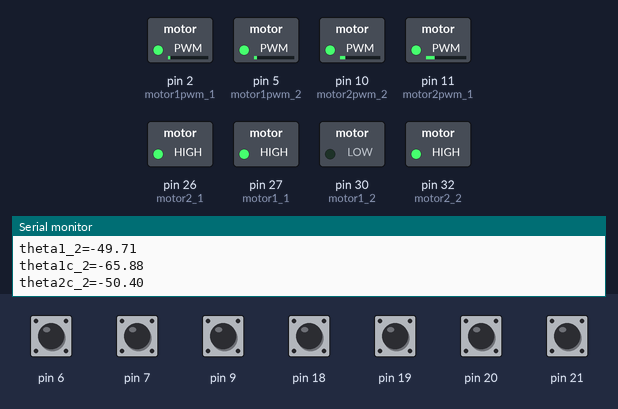
This sketch was run on a simulated Arduino Mega 2560, built with avr-gcc and run on an emulated ATmega2560. On the bench: switched loads named in the sketch (green lamp = pin HIGH), the last lines printed to the serial monitor. The inputs (shaded band) are chosen by the test bench; at power-on: pin 6, pin 7, pin 9, pin 18–21 HIGH.

Above: at 1.2 s.
1.3 s: pin 20 pulled LOW for 0.15 s
At 1.31 s:
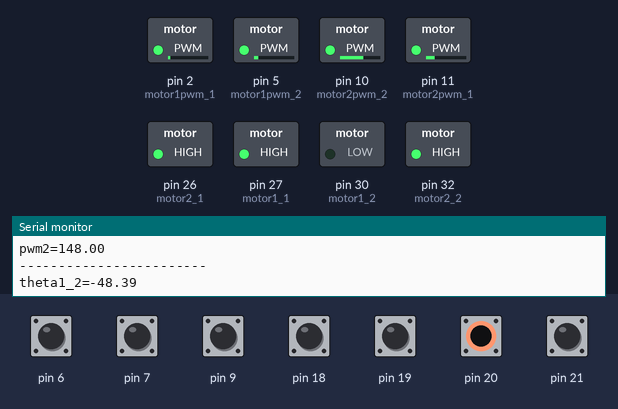
At 3.91 s:
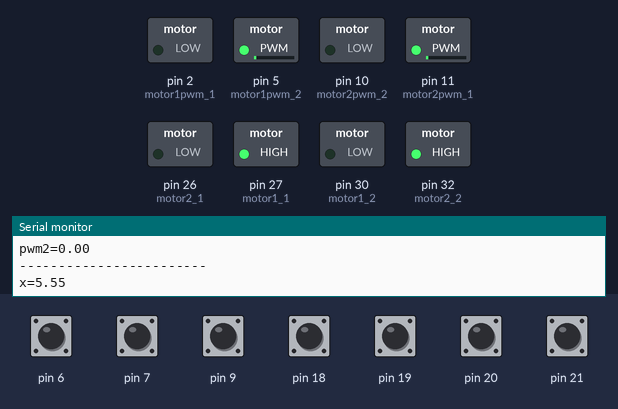
4.3 s: pin 21 pulled LOW for 0.15 s
At 4.42 s:
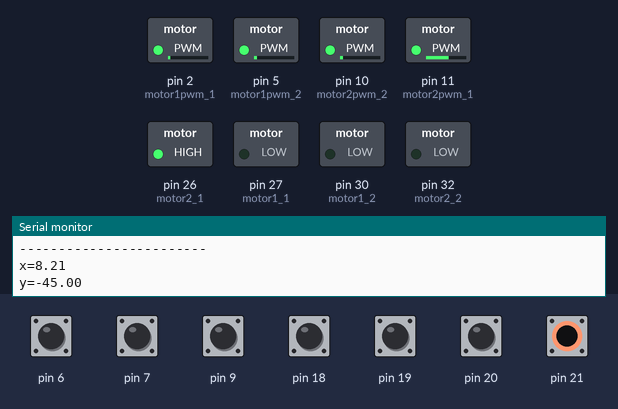
7.4 s: pin 20 pulled LOW for 1 s
At 7.49 s:
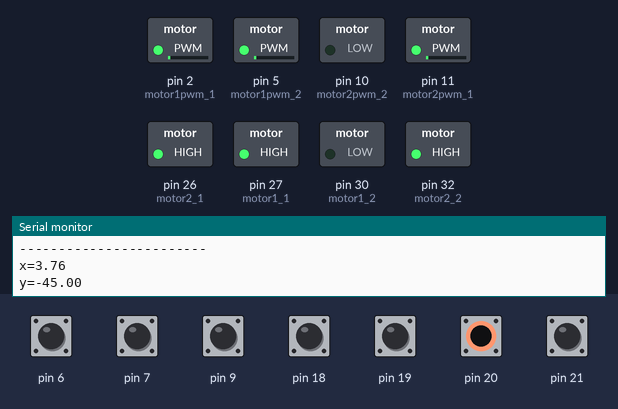
10.4 s: pin 21 pulled LOW for 1 s
14.4 s: pin 21 pulled LOW for 0.15 s
17.5 s: pin 19 pulled LOW for 0.15 s
Timing chart, 0 to 21.6 s (numbered marks = the images above; inputs shaded):
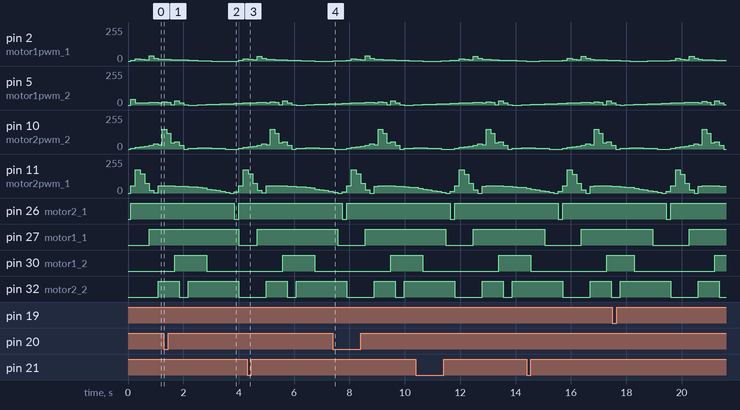

Measured:
- after the input at 1.3 s, pin 26 (motor2_1): HIGH → LOW after 2.5 s, → HIGH 0.17 s later

The sketch:

KittyTA5S1.ino
```cpp
#define motor1_1  27          //                                                      1-hip        2-knee
#define motor2_1  26
#define motor1pwm_1  2
#define motor2pwm_1  11

#define motor1_2  30
#define motor2_2  32
#define motor1pwm_2  5
#define motor2pwm_2  10

double alpha_1;
double w = 0.1, theta1c_1 = 0.0 , theta2c_1 = 0.0, theta1_1, theta2_1, error1_1, error2_1, correction1_1, correction2_1, c1_1, c2_1;
double dif_error1_1 , prev_error1_1 = 0.0 , dif_error2_1 , prev_error2_1 = 0.0;

double alpha_2;
double theta1c_2 = 0.0 , theta2c_2 = 0.0, theta1_2, theta2_2, error1_2, error2_2, correction1_2, correction2_2, c1_2, c2_2;
double dif_error1_2 , prev_error1_2 = 0.0 , dif_error2_2 , prev_error2_2 = 0.0;

double Kp1 = 1.5, Kp2 = 1.5, Kd1 = 2.0, Kd2 = 2.0 ;

int l1 = 25, l2 = 25, a = 20, b = 7;

volatile int temp1_1 , counter1_1 = 0;
volatile int temp2_1 , counter2_1 = 0;

volatile int temp1_2 , counter1_2 = 0;
volatile int temp2_2 , counter2_2 = 0;

double theta1AT1 = 53.728, theta1AT2 = 45.78, theta1AT3 = 69.71, theta1_AT1 = 0, theta1_AT2 = 0.1, theta1_AT3 = 0, theta1__AT1 = 0, theta1__AT2 = 0.1, theta1__AT3 = 0;
double theta2AT1 = 42.68, theta2AT2 = 76.73, theta2AT3 = 50.75, theta2_AT1 = 0, theta2_AT2 = 0.1, theta2_AT3 = 0, theta2__AT1 = 0, theta2__AT2 = 0.1, theta2__AT3 = 0;

double theta1AT1_2 = 54.68, theta1AT2_2 = 48.41, theta1AT3_2 = 72.815, theta1_AT1_2 = 0, theta1_AT2_2 = 0.1, theta1_AT3_2 = 0, theta1__AT1_2 = 0, theta1__AT2_2 = 0.1, theta1__AT3_2 = 0;
double theta2AT1_2 = 45.57, theta2AT2_2 = 77.29, theta2AT3_2 = 49.55, theta2_AT1_2 = 0, theta2_AT2_2 = 0.1, theta2_AT3_2 = 0, theta2__AT1_2 = 0, theta2__AT2_2 = 0.1, theta2__AT3_2 = 0;

void setup()
{
  Serial.begin(9600);
  //  mySerial1.begin(9600);

  //Leg1
  pinMode(21, INPUT_PULLUP);
  pinMode(6, INPUT_PULLUP);
  attachInterrupt(2, ai2_1, RISING);


  pinMode(20, INPUT_PULLUP);
  pinMode(7, INPUT_PULLUP);
  attachInterrupt(3, ai3_1, RISING);

  //  Leg2
  pinMode(19, INPUT_PULLUP);
  pinMode(9, INPUT_PULLUP);
  attachInterrupt(4, ai4_2, RISING);


  pinMode(18, INPUT_PULLUP);
  pinMode(8, INPUT_PULLUP);
  attachInterrupt(5, ai5_2, RISING);

  pinMode(motor1_1, OUTPUT);
  pinMode(motor1pwm_1, OUTPUT);
  pinMode(motor2_1, OUTPUT);
  pinMode(motor2pwm_1, OUTPUT);

  pinMode(motor1_2, OUTPUT);
  pinMode(motor1pwm_2, OUTPUT);
  pinMode(motor2_2, OUTPUT);
  pinMode(motor2pwm_2, OUTPUT);
}

void loop()
{
  for (double t = 0.1666, u = 0.887; t < 1, u < 5.333; t = t + 0.1666, u = u + 0.887)
  {
    double xe_2 = 4.66 + u ;
    double ye_2 = -45 ;

    if ( counter1_1 != temp1_1 ) {
      temp1_1 = counter1_1;

      if (counter1_1 > 600)
      {
        counter1_1 = 0;
      }
      theta1c_1 = (counter1_1 * 0.6);
    }

    if ( counter2_1 != temp2_1 ) {
      temp2_1 = counter2_1;

      if (counter2_1 > 600)
      {
        counter2_1 = 0;
      }
      theta2c_1 = (counter2_1 * 0.6);
    }

    if ( counter1_2 != temp1_2 ) {
      temp1_2 = counter1_2;

      if (counter1_2 > 600) {
        counter1_2 = 0;
      }

      theta1c_2 = (counter1_2 * 0.6);
    }

    if ( counter2_2 != temp2_2 ) {
      temp2_2 = counter2_2;

      if (counter2_2 > 600) {
        counter2_2 = 0;
      }
      theta2c_2 = -(counter2_2 * 0.6);
    }

    if (atan(ye_2 / xe_2) > 0) {
      alpha_2 = atan(ye_2 / xe_2) - 3.14159;
    }
    else {
      alpha_2 = atan(ye_2 / xe_2);
    }

    if (t < 0.5) {
      theta1_1 = (-1) * theta(theta1AT1, theta1_AT1, theta1__AT1, theta1AT2, theta1_AT2, theta1__AT2, t);
      theta2_1 = (-1) * theta(theta2AT1, theta2_AT1, theta2__AT1, theta2AT2, theta2_AT2, theta2__AT2, t);
    }
    else {
      theta1_1 = (-1) * theta(theta1AT2, theta1_AT2, theta1__AT2, theta1AT3, theta1_AT3, theta1__AT3, t - 0.5);
      theta2_1 = (-1) * theta(theta2AT2, theta2_AT2, theta2__AT2, theta2AT3, theta2_AT3, theta2__AT3, t - 0.5);
    }
    error1_1 = theta1_1 - theta1c_1 + 53.728;
    error2_1 = theta2_1 - theta2c_1 / 4 + 42.68;

    dif_error1_1 = error1_1 - prev_error1_1;
    dif_error2_1 = error2_1 - prev_error2_1;


     if(t<0.5)
    c1_1 = (Kp1-0.5) * error1_1 + Kd1 * (dif_error1_1);
    else
    c1_1 = (Kp1-0.9) * error1_1 + Kd1 * (dif_error1_1);

//    c1_1 = Kp1 * error1_1 + Kd1 * (dif_error1_1);
    c2_1 = Kp2 * error2_1 + Kd2 * (dif_error2_1);

    prev_error1_1 = error1_1;
    prev_error2_1 = error2_1;

    if(t<0.5)
    {
    correction1_1 = map(abs(c1_1), 0, 70, 0, 80);
    correction2_1 = map(abs(c2_1), 0, 90, 0, 200);//150
    }
    else
    {
      correction1_1 = map(abs(c1_1), 0, 70, 0, 80);
    correction2_1 = map(abs(c2_1), 0, 90, 0, 210);//150
    }

//    correction1_1 = map(abs(c1_1), 0, 70, 0, 65);
//    correction2_1 = map(abs(c2_1), 0, 90, 0, 150);      //175

    theta1_2 = 57.2958 * (cosine_rule(l2, l1, sqrt((xe_2 * xe_2) + (ye_2 * ye_2))) + alpha_2);
    theta2_2 = 57.2958 * (-3.14159 + cosine_rule(sqrt(xe_2 * xe_2 + ye_2 * ye_2), l1, l2));

    error1_2 = theta1_2 - theta1c_2 + 65.8795;
    error2_2 = theta2_2 - theta2c_2 / 4 + 50.4;

    dif_error1_2 = error1_2 - prev_error1_2;
    dif_error2_2 = error2_2 - prev_error2_2;

    c1_2 = (Kp1-0.5) * error1_2 + (Kd1+0.5) * (dif_error1_2);
    c2_2 = Kp2 * error2_2 + Kd2 * (dif_error2_2);

    prev_error1_2 = error1_2;
    prev_error2_2 = error2_2;

    correction1_2 = map(abs(c1_2), 0, 30, 0, 50);     //50
    correction2_2 = map(abs(c2_2), 0, 35, 0, 150);    //175

        Serial.print("x=");
        Serial.println(xe_2);
        Serial.print("y=");
        Serial.println(ye_2);
        Serial.print("theta1_2=");
        Serial.println(theta1_2);
        Serial.print("theta1c_2=");
        Serial.println(theta1c_2-65.8795);
        Serial.print("theta2c_2=");
        Serial.println(theta2c_2-50.4);
        Serial.print("theta2_2=");
        Serial.println(theta2_2);
        Serial.print("c1_2=");
        Serial.println(c1_2);
        Serial.print("c2_2=");
        Serial.println(c2_2);
        Serial.print("pwm1=");
        Serial.println(correction1_2);
        Serial.print("pwm2=");
        Serial.println(correction2_2);
        Serial.println("------------------------");

    if (error1_1 < 0 ) {
      upr_mtr_fwd_1();
      analogWrite(motor1pwm_1, abs(correction1_1));
    }

    else if (error1_1 > 0) {
      upr_mtr_bwd_1();
      analogWrite(motor1pwm_1, abs(correction1_1));
    }

    if (error2_1 < 0) {
      lwr_mtr_fwd_1();
      analogWrite(motor2pwm_1, abs(correction2_1));
    }

    else if (error2_1 > 0) {
      lwr_mtr_bwd_1();
      analogWrite(motor2pwm_1, abs(correction2_1));
    }

    if (error1_2 < 0 ) {
      upr_mtr_fwd_2();
      analogWrite(motor1pwm_2, abs(correction1_2));
    }

    else if (error1_2 > 0) {
      upr_mtr_bwd_2();
      analogWrite(motor1pwm_2, abs(correction1_2));
    }

    if (error2_2 < 0) {
      lwr_mtr_fwd_2();
      analogWrite(motor2pwm_2, abs(correction2_2));
    }

    else if (error2_2 > 0) {
      lwr_mtr_bwd_2();
      analogWrite(motor2pwm_2, abs(correction2_2));
    }

  }

  for (double t = 0.1666, u = 0.887; t < 1, u < 5.333; t = t + 0.1666, u = u + 0.887)
  {

    double xe_1 = -4 + u ;
    double ye_1 = -45 ;

    if ( counter1_1 != temp1_1 ) {
      temp1_1 = counter1_1;

      if (counter1_1 > 600)
      {
        counter1_1 = 0;
      }
      theta1c_1 = (counter1_1 * 0.6);
    }

    if ( counter2_1 != temp2_1 ) {
      temp2_1 = counter2_1;

      if (counter2_1 > 600)
      {
        counter2_1 = 0;
      }
      theta2c_1 = (counter2_1 * 0.6);
    }

    if ( counter1_2 != temp1_2 ) {
      temp1_2 = counter1_2;

      if (counter1_2 > 600) {
        counter1_2 = 0;
      }

      theta1c_2 = (counter1_2 * 0.6);
    }

    if ( counter2_2 != temp2_2 ) {
      temp2_2 = counter2_2;

      if (counter2_2 > 600)
      {
        counter2_2 = 0;
      }
      theta2c_2 = -(counter2_2 * 0.6);
    }


    if (atan(ye_1 / xe_1) > 0) {
      alpha_1 = atan(ye_1 / xe_1) - 3.14159;
    }
    else {
      alpha_1 = atan(ye_1 / xe_1);
    }

    theta1_1 = 57.2958 * (cosine_rule(l1, l2, sqrt(xe_1 * xe_1 + ye_1 * ye_1)) + alpha_1);
    theta2_1 = 57.2958 * (-3.14159 + cosine_rule(sqrt(xe_1 * xe_1 + ye_1 * ye_1), l1, l2));

    error1_1 = theta1_1 - theta1c_1 + 53.728;
    error2_1 = theta2_1 - theta2c_1 / 4 + 42.68;

    dif_error1_1 = error1_1 - prev_error1_1;
    dif_error2_1 = error2_1 - prev_error2_1;


     c1_1 = (Kp1-0.5) * error1_1 + (Kd1+0.5) * (dif_error1_1);
//    c1_1 = Kp1 * error1_1 + Kd1 * (dif_error1_1);
    c2_1 = Kp2 * error2_1 + Kd2 * (dif_error2_1);

    prev_error1_1 = error1_1;
    prev_error2_1 = error2_1;

    correction1_1 = map(abs(c1_1), 0, 30, 0, 40);       //50
    correction2_1 = map(abs(c2_1), 0, 35, 0, 150);      //175

    if (t < 0.5) {
      theta1_2 = (-1) * theta(theta1AT1_2, theta1_AT1_2, theta1__AT1_2, theta1AT2_2, theta1_AT2_2, theta1__AT2_2, t);
      theta2_2 = (-1) * theta(theta2AT1_2, theta2_AT1_2, theta2__AT1_2, theta2AT2_2, theta2_AT2_2, theta2__AT2_2, t);
    }
    else {
      theta1_2 = (-1) * theta(theta1AT2_2, theta1_AT2_2, theta1__AT2_2, theta1AT3_2, theta1_AT3_2, theta1__AT3_2, t - 0.5);
      theta2_2 = (-1) * theta(theta2AT2_2, theta2_AT2_2, theta2__AT2_2, theta2AT3_2, theta2_AT3_2, theta2__AT3_2, t - 0.5);
    }

    error1_2 = theta1_2 - theta1c_2 + 65.8795;
    error2_2 = theta2_2 - theta2c_2 / 4 + 50.4;

    dif_error1_2 = error1_2 - prev_error1_2;
    dif_error2_2 = error2_2 - prev_error2_2;

    if(t<0.5)
    c1_2 = (Kp1-0.5) * error1_2 + Kd1 * (dif_error1_2);
    else
    c1_2 = (Kp1-0.9) * error1_2 + Kd1 * (dif_error1_2);
    c2_2 = Kp2 * error2_2 + Kd2 * (dif_error2_2);


    prev_error1_2 = error1_2;
    prev_error2_2 = error2_2;


    if(t<0.5)
    {
    correction1_2 = map(abs(c1_2), 0, 70, 0, 80);
    correction2_2 = map(abs(c2_2), 0, 90, 0, 200);//150
    }
    else
    {
      correction1_2 = map(abs(c1_2), 0, 70, 0, 80);
    correction2_2 = map(abs(c2_2), 0, 90, 0, 210);//150
    }

//          Serial.print("x=");
//          Serial.println(xe_2);
//          Serial.print("y=");
//          Serial.println(ye_2);
        Serial.print("theta1_2=");
        Serial.println(theta1_2);
        Serial.print("theta1c_2=");
        Serial.println(theta1c_2-65.8795);
        Serial.print("theta2c_2=");
        Serial.println(theta2c_2-50.4);
        Serial.print("theta2_2=");
        Serial.println(theta2_2);
        Serial.print("c1_2=");
        Serial.println(c1_2);
        Serial.print("c2_2=");
        Serial.println(c2_2);
        Serial.print("pwm1=");
        Serial.println(correction1_2);
        Serial.print("pwm2=");
        Serial.println(correction2_2);
        Serial.println("------------------------");

    if (error1_1 < 0 ) {
      upr_mtr_fwd_1();
      analogWrite(motor1pwm_1, abs(correction1_1));
    }

    else if (error1_1 > 0) {
      upr_mtr_bwd_1();
      analogWrite(motor1pwm_1, abs(correction1_1));
    }

    if (error2_1 < 0) {
      lwr_mtr_fwd_1();
      analogWrite(motor2pwm_1, abs(correction2_1));
    }

    else if (error2_1 > 0) {
      lwr_mtr_bwd_1();
      analogWrite(motor2pwm_1, abs(correction2_1));
    }

    if (error1_2 < 0 ) {
      upr_mtr_fwd_2();
      analogWrite(motor1pwm_2, abs(correction1_2));
    }

    else if (error1_2 > 0) {
      upr_mtr_bwd_2();
      analogWrite(motor1pwm_2, abs(correction1_2));
    }

    if (error2_2 < 0) {
      lwr_mtr_fwd_2();
      analogWrite(motor2pwm_2, abs(correction2_2));
    }

    else if (error2_2 > 0) {
      lwr_mtr_bwd_2();
      analogWrite(motor2pwm_2, abs(correction2_2));
    }

  }

  for (double u = 0.887 ; u < 10.666 ; u = u + 0.887)
  {

    double xe_2 = -6 + u;
    double ye_2 = -45;

    double xe_1 = 1.3333 + u ;
    double ye_1 = -45 ;

    if ( counter1_1 != temp1_1 ) {
      temp1_1 = counter1_1;

      if (counter1_1 > 600)
      {
        counter1_1 = 0;
      }
      theta1c_1 = (counter1_1 * 0.6);
    }

    if ( counter2_1 != temp2_1 ) {
      temp2_1 = counter2_1;

      if (counter2_1 > 600)
      {
        counter2_1 = 0;
      }
      theta2c_1 = (counter2_1 * 0.6);
    }

    if ( counter1_2 != temp1_2 ) {
      temp1_2 = counter1_2;

      if (counter1_2 > 600) {
        counter1_2 = 0;
      }

      theta1c_2 = (counter1_2 * 0.6);
    }

    if ( counter2_2 != temp2_2 ) {
      temp2_2 = counter2_2;

      if (counter2_2 > 600)
      {
        counter2_2 = 0;
      }
      theta2c_2 = -(counter2_2 * 0.6);
    }


    if (atan(ye_1 / xe_1) > 0) {
      alpha_1 = atan(ye_1 / xe_1) - 3.14159;
    }
    else {
      alpha_1 = atan(ye_1 / xe_1);
    }
    if (atan(ye_2 / xe_2) > 0) {
      alpha_2 = atan(ye_2 / xe_2) - 3.14159;
    }
    else {
      alpha_2 = atan(ye_2 / xe_2);
    }

    theta1_1 = 57.2958 * (cosine_rule(l1, l2, sqrt(xe_1 * xe_1 + ye_1 * ye_1)) + alpha_1);
    theta2_1 = 57.2958 * (-3.14159 + cosine_rule(sqrt(xe_1 * xe_1 + ye_1 * ye_1), l1, l2));

    error1_1 = theta1_1 - theta1c_1 + 53.728;
    error2_1 = theta2_1 - theta2c_1/4 + 42.68;

    dif_error1_1 = error1_1 - prev_error1_1;
    dif_error2_1 = error2_1 - prev_error2_1;

    c1_1 = (Kp1-0.5) * error1_1 + (Kd1+0.5) * (dif_error1_1);
//    c1_1 = Kp1 * error1_1 + Kd1 * (dif_error1_1);
    c2_1 = Kp2 * error2_1 + Kd2 * (dif_error2_1);

    prev_error1_1 = error1_1;
    prev_error2_1 = error2_1;

    correction1_1 = map(abs(c1_1), 0, 30, 0, 50);     //50
    correction2_1 = map(abs(c2_1), 0, 35, 0, 150);    //175

    theta1_2 = 57.2958 * (cosine_rule(l2, l1, sqrt((xe_2 * xe_2) + (ye_2 * ye_2))) + alpha_2);
    theta2_2 = 57.2958 * (-3.14159 + cosine_rule(sqrt(xe_2 * xe_2 + ye_2 * ye_2), l1, l2));

    error1_2 = theta1_2 - theta1c_2 + 65.8795;
    error2_2 = theta2_2 - theta2c_2 / 4 + 50.4;

    dif_error1_2 = error1_2 - prev_error1_2;
    dif_error2_2 = error2_2 - prev_error2_2;

    c1_2 = (Kp1-0.5) * error1_2 + (Kd1+0.5) * (dif_error1_2);
    c2_2 = (Kp2) * error2_2 + Kd2 * (dif_error2_2);

    prev_error1_2 = error1_2;
    prev_error2_2 = error2_2;

    correction1_2 = map(abs(c1_2), 0, 30, 0, 40);   //50
    correction2_2 = map(abs(c2_2), 0, 35, 0, 150);    //175

        Serial.print("x=");
        Serial.println(xe_2);
        Serial.print("y=");
        Serial.println(ye_2);
        Serial.print("theta1_2=");
        Serial.println(theta1_2);
        Serial.print("theta1c_2=");
        Serial.println(theta1c_2-65.8795);
        Serial.print("theta2c_2=");
        Serial.println(theta2c_2-50.4);
        Serial.print("theta2_2=");
        Serial.println(theta2_2);
        Serial.print("c1_2=");
        Serial.println(c1_2);
        Serial.print("c2_2=");
        Serial.println(c2_2);
        Serial.print("pwm1=");
        Serial.println(correction1_2);
        Serial.print("pwm2=");
        Serial.println(correction2_2);
        Serial.println("------------------------");

    if (error1_1 < 0 ) {
      upr_mtr_fwd_1();
      analogWrite(motor1pwm_1, abs(correction1_1));
    }

    else if (error1_1 > 0) {
      upr_mtr_bwd_1();
      analogWrite(motor1pwm_1, abs(correction1_1));
    }

    if (error2_1 < 0) {
      lwr_mtr_fwd_1();
      analogWrite(motor2pwm_1, abs(correction2_1));
    }

    else if (error2_1 > 0) {
      lwr_mtr_bwd_1();
      analogWrite(motor2pwm_1, abs(correction2_1));
    }

    if (error1_2 < 0 ) {
      upr_mtr_fwd_2();
      analogWrite(motor1pwm_2, abs(correction1_2));
    }

    else if (error1_2 > 0) {
      upr_mtr_bwd_2();
      analogWrite(motor1pwm_2, abs(correction1_2));
    }

    if (error2_2 < 0) {
      lwr_mtr_fwd_2();
      analogWrite(motor2pwm_2, abs(correction2_2));
    }

    else if (error2_2 > 0) {
      lwr_mtr_bwd_2();
      analogWrite(motor2pwm_2, abs(correction2_2));
    }

  }

}

/*        Serial.print("x=");
        Serial.println(xe_1);
        Serial.print("y=");
        Serial.println(ye_1);
        Serial.print("theta1_1=");
        Serial.println(theta1_1);
        Serial.print("theta1c_1=");
        Serial.println(theta1c_1-53.728);
        Serial.print("theta2c_1=");
        Serial.println(theta2c_1-42.68);
        Serial.print("theta2_1=");
        Serial.println(theta2_1);
        Serial.print("c1_1=");
        Serial.println(c1_1);
        Serial.print("c2_1=");
        Serial.println(c2_1);
        Serial.print("pwm1=");
        Serial.println(correction1_1);
        Serial.print("pwm2=");
        Serial.println(correction2_1);
        Serial.println("------------------------");
*/
        /*Serial.print("x=");
        Serial.println(xe_2);
        Serial.print("y=");
        Serial.println(ye_2);
        Serial.print("theta1_2=");
        Serial.println(theta1_2);
        Serial.print("theta1c_2=");
        Serial.println(theta1c_2-65.8795);
        Serial.print("theta2c_2=");
        Serial.println(theta2c_2-50.4);
        Serial.print("theta2_2=");
        Serial.println(theta2_2);
        Serial.print("c1_2=");
        Serial.println(c1_2);
        Serial.print("c2_2=");
        Serial.println(c2_2);
        Serial.print("pwm1=");
        Serial.println(correction1_2);
        Serial.print("pwm2=");
        Serial.println(correction2_2);
        Serial.println("------------------------");*/

double theta(double thet1, double thet1_, double thet1__, double thet2, double thet2_, double thet2__, double t) {
  double a, b, c, d, e, f;

  a = thet1;
  b = thet1_;
  c = thet1__ / 2;
  d = (20 * (thet2 - thet1) - (8 * thet2_ + 12 * thet1_) * 0.5 + (3 * thet1__ - thet2__) * 0.5 * 0.5) / (2 * 0.5 * 0.5 * 0.5);
  e = (30 * (thet1 - thet2) + (14 * thet2_ + 16 * thet1_) * 0.5 + (3 * thet1__ - 2 * thet2__) * 0.5 * 0.5) / (2 * 0.5 * 0.5 * 0.5 * 0.5);
  f = (12 * (thet2 - thet1) - (6 * thet2_ + 6 * thet1_) * 0.5 - (thet1__ - thet2__) * 0.5 * 0.5) / (2 * 0.5 * 0.5 * 0.5 * 0.5 * 0.5);

  return (a + b * t + c * t * t + d * t * t * t + e * t * t * t * t + f * t * t * t * t * t);
}


double cosine_rule(double c, double b, double a) {
  double x = ( a * a + b * b - c * c ) / ( 2 * a * b );
  return acos(x);
}

void upr_mtr_fwd_1() {
  digitalWrite(motor1_1, HIGH);
}

void upr_mtr_bwd_1() {
  digitalWrite(motor1_1, LOW);
}

void lwr_mtr_fwd_1() {
  digitalWrite(motor2_1, HIGH);
}

void lwr_mtr_bwd_1() {
  digitalWrite(motor2_1, LOW);
}

void ai2_1() {
  if (digitalRead(6) == LOW)
  {
    counter1_1++;
  } else {
    counter1_1--;
  }
}

void ai3_1() {
  if (digitalRead(7) == LOW) {
    counter2_1++;
  } else {
    counter2_1--;
  }
}

void upr_mtr_fwd_2() {
  digitalWrite(motor1_2, HIGH);
}

void upr_mtr_bwd_2() {
  digitalWrite(motor1_2, LOW);
}

void lwr_mtr_fwd_2() {
  digitalWrite(motor2_2, HIGH);
}

void lwr_mtr_bwd_2() {
  digitalWrite(motor2_2, LOW);
}

void ai4_2() {
  if (digitalRead(9) == LOW)
  {
    counter1_2++;
  } else {
    counter1_2--;
  }
}

void ai5_2() {
  if (digitalRead(8) == LOW) {
    counter2_2++;
  } else {
    counter2_2--;
  }
}
```
